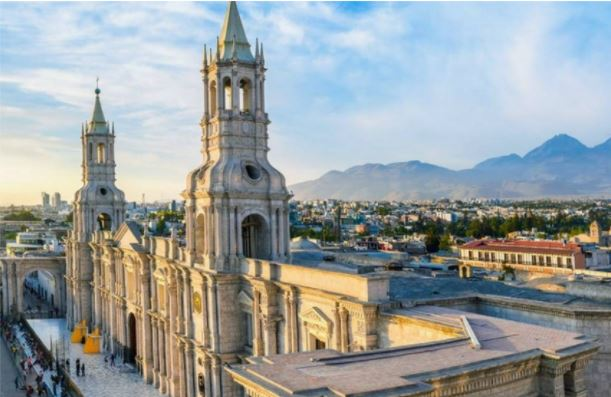
#> input picture parcial_3/lab_10/Operaciones_Aritmeticas/imageAddSust/ciudad.JPG, 611 x 397 px, found by its file name
$ python ejercicio_2.py
#> lines starting #> are read from the running program, lines starting #| are printed output that depends on the picture
import cv2
import numpy as np

imgReal1 = cv2.imread("ciudad.jpg",1) #8 bit por escala de grises
#> imgReal1 is the input picture: shape (397, 611, 3); mean B, G, R 159.5, 159.2, 153.3
imgReal1 = cv2.resize(imgReal1,(400,400))
#> imgReal1: shape (400, 400, 3)
img1 = imgReal1

imgReal2 = cv2.imread("leon.jpg",1) #8 bit por escala de grises
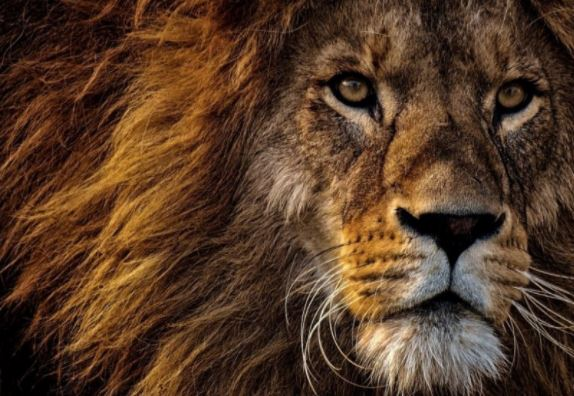
#> input picture parcial_3/lab_10/Operaciones_Aritmeticas/imageAddSust/leon.JPG, 574 x 396 px, found by its file name
#> imgReal2 is the input picture: shape (396, 574, 3); mean B, G, R 38.1, 57.7, 85.2
imgReal2 = cv2.resize(imgReal2,(400,400))
#> imgReal2: shape (400, 400, 3)
img2 = imgReal2


cv2.imshow("Image Original 1", imgReal1)
cv2.imshow("Image Original 2", imgReal2)

B1, G1, R1 = cv2.split(img1)
B2, G2, R2 = cv2.split(img2)
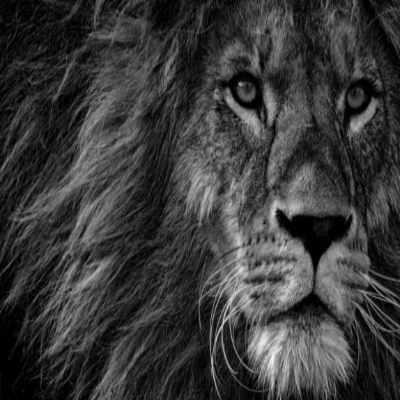
#> G2: shape (400, 400); min 0, max 244, mean 57.6
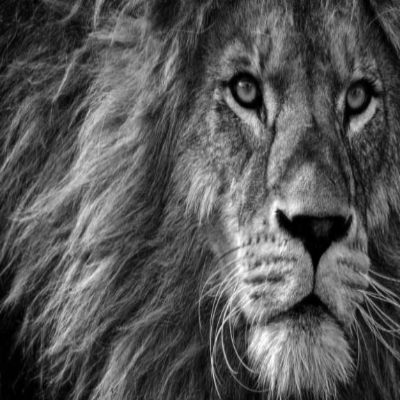
#> R2: shape (400, 400); min 0, max 254, mean 85
B1, G1, R1 = B1.astype(int), G1.astype(int), R1.astype(int)
B2, G2, R2 = B2.astype(int), G2.astype(int), R2.astype(int)
Bresult,Gresult,Rresult = B1.copy(), G1.copy(), R1.copy()

print(B1.dtype)
#| int64
# print(img2)
for i in range(len(B1)):
    for j in range(len(B1[0])):
        sum_B = B1[i,j]//2 + B2[i,j]//2
        if sum_B > 255 :
            Bresult[i,j] = 255
        else:
            Bresult[i,j] = sum_B

        sum_G = G1[i,j]//2 + G2[i,j]//2
        if sum_G > 255 :
            Gresult[i,j] = 255
        else:
            Gresult[i,j] = sum_G

        sum_R = R1[i,j]//2 + R2[i,j]//2
        if sum_R > 255 :
            Rresult[i,j] = 255
        else:
            Rresult[i,j] = sum_R
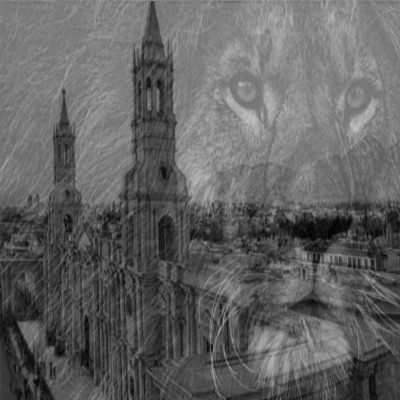
#> Bresult: shape (400, 400) int64; min 0, max 195, mean 98.2
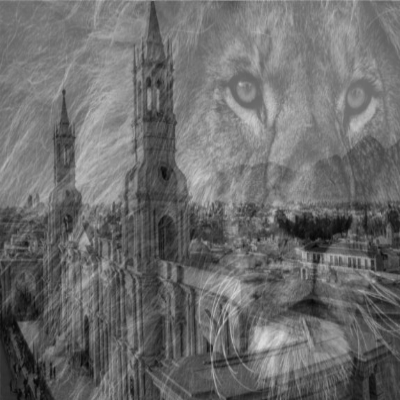
#> Gresult: shape (400, 400) int64; min 5, max 219, mean 107.9
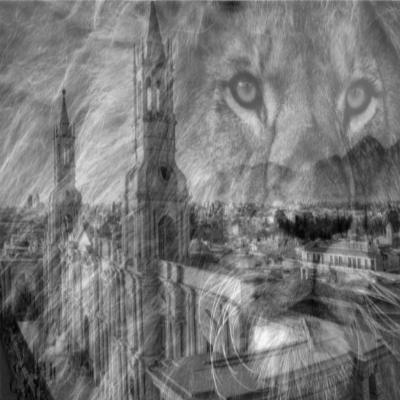
#> Rresult: shape (400, 400) int64; min 1, max 250, mean 118.6

img_result = cv2.merge((Bresult,Gresult,Rresult))
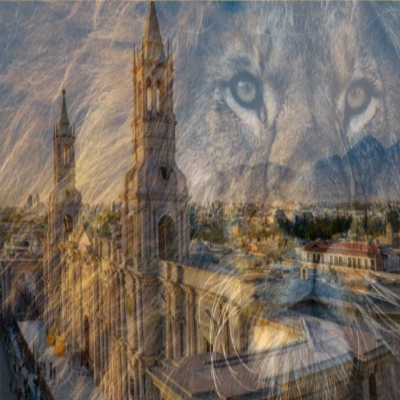
#> img_result: shape (400, 400, 3) int32; mean of channels 0, 1, 2 98.2, 107.9, 118.6; drawn as B, G, R
img_result = np.array(img_result, dtype=np.uint8)
cv2.imshow('ResultadoLeonCiudad', img_result)
# filename = 'ResultadoLeonCiudad.jpg'
# cv2.imwrite(filename, img_result)

cv2.waitKey(0)
cv2.destroyAllWindows()
